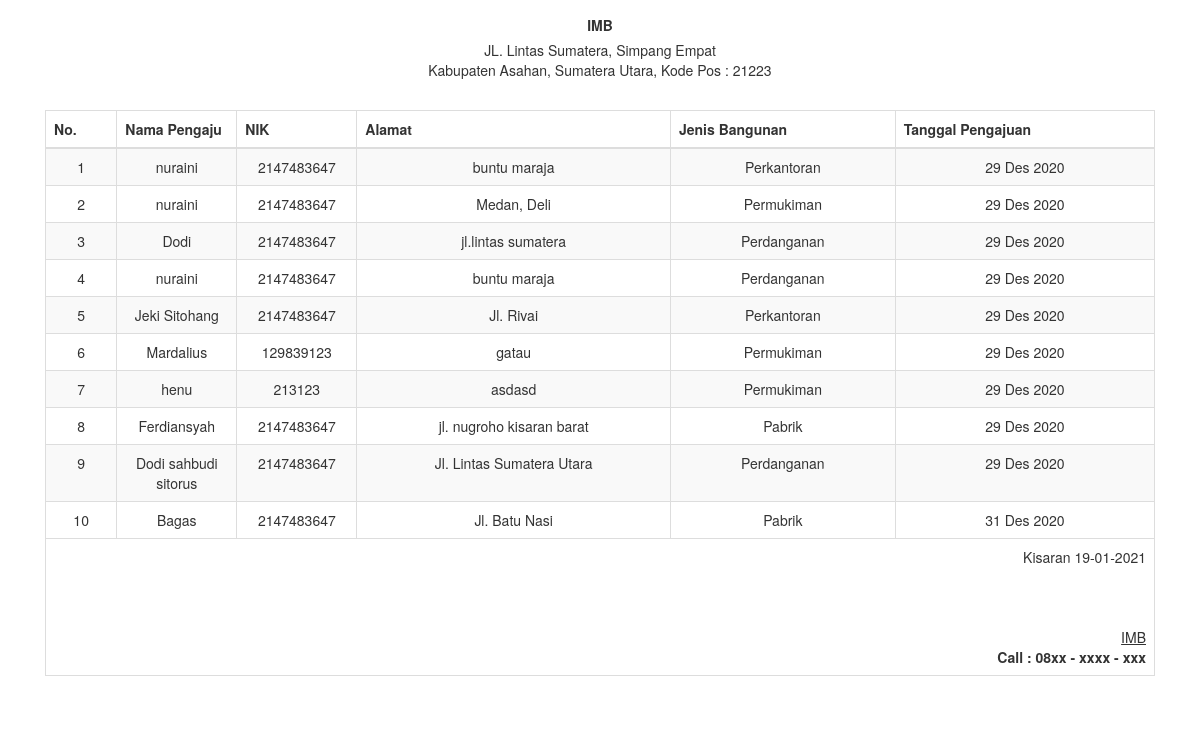
Screenshot of /report/laporan_semua.php with the database file from the repository.
### tables this page shows
CREATE TABLE `tbl_permohonan` (
  `id_permohonan` int(11) NOT NULL,
  `id_jenis_bangunan` int(11) NOT NULL,
  `nama_pemohon` varchar(20) NOT NULL,
  `nik` int(20) NOT NULL,
  `alamat` varchar(30) NOT NULL,
  `tanggal_pengajuan` date NOT NULL
);

CREATE TABLE `tbl_jenis` (
  `id_jenis_bangunan` int(11) NOT NULL,
  `nama_jenis_bangunan` varchar(255) NOT NULL,
  `pajak_bangunan` int(11) NOT NULL
);

### report/laporan_semua.php (the view, shortened to what this page needs)
<!DOCTYPE html>
<html>
<head>
    <link href="../Assets/css/bootstrap.min.css" rel="stylesheet" type="text/css" />
</head>
<body onload="print()">
    <?php
        include '../config/koneksi.php';
        ?>
    <div class="container">
        <div class='row'>
            <div class="col-sm-12">
                <div class="text-center">
                    <div class="panel-body">
                        <table id="dtskripsi" class="table table-bordered table-striped table-hover">
                            <thead>
                                <label class="col-sm-12 control-label">
                                    <center><strong>IMB</strong></center>
                                </label>
                                <p align="center">
                                     JL. Lintas Sumatera, Simpang Empat<br>
                              Kabupaten Asahan, Sumatera Utara, Kode Pos : 21223
                                </p>
                            </thead>
                        </table>
                        <table id="dtskripsi" class="table table-bordered table-striped table-hover">
                            <thead>
                                <tr>
                                    <th>No.</th>
                                <th width="120px">Nama Pengaju</th>
                                <th width="120px">NIK</th>
                                <th>Alamat</th>
                                <th>Jenis Bangunan</th>
                                <th>Tanggal Pengajuan</th>
                                </tr>
                            </thead>
                            <tbody>
                                <?php
                            $sql = 'SELECT * FROM tbl_permohonan inner join tbl_jenis on tbl_permohonan.id_jenis_bangunan=tbl_jenis.id_jenis_bangunan';
                            $query = mysqli_query($koneksi, $sql) or die('SQL Anda Salah');
                            $nomor = 0;
                            while ($data = mysqli_fetch_array($query)) {
                                ++$nomor;
                                ?>
                                <tr>
                                    <td><?= $nomor; ?></td>
                                    <td><?= $data['nama_pemohon']; ?></td>
                                    <td><?= $data['nik']; ?></td>
                                    <td><?= $data['alamat']; ?></td>
                                    <td><?= $data['nama_jenis_bangunan']; ?></td>
                                    <td><?= tanggal_indo($data['tanggal_pengajuan']); ?></td>
                                </tr>
                                <?php
                            } ?>
                            </tbody>
                            <tfoot>
                                <tr>
                                    <td colspan="8" class="text-right">
                                        Kisaran <?= date('d-m-Y'); ?>
                                        <br><br><br><br>
                                        <u>IMB<strong></u><br>
                                     Call : 08xx - xxxx - xxx
                                    </td>
                                </tr>
                            </tfoot>
                        </table>
                    </div>
                </div>
            </div>
            <?php
function tanggal_indo($tanggal, $cetak_hari = false)
{
    $bulan = [1 => 'Januari',
                'Feb',
                'Mar',
                'Apr',
                'Mei',
                'Juni',
                'Juli',
                'Agust',
                'Sept',
                'Okt',
                'Nov',
                'Des',
            ];
    $split = explode('-', $tanggal);
    $tgl_indo = $split[2].' '.$bulan[(int) $split[1]].' '.$split[0];
    return $tgl_indo;
}?>
</body>
</html>

### rows the page displays
tbl_permohonan: nama_pemohon "nuraini", nik "2147483647", alamat "buntu maraja", id_jenis_bangunan.nama_jenis_bangunan "Perkantoran", tanggal_pengajuan "29 Des 2020"
tbl_permohonan: nama_pemohon "nuraini", nik "2147483647", alamat "Medan, Deli", id_jenis_bangunan.nama_jenis_bangunan "Permukiman", tanggal_pengajuan "29 Des 2020"
tbl_permohonan: nama_pemohon "Dodi", nik "2147483647", alamat "jl.lintas sumatera", id_jenis_bangunan.nama_jenis_bangunan "Perdanganan", tanggal_pengajuan "29 Des 2020"
tbl_permohonan: nama_pemohon "nuraini", nik "2147483647", alamat "buntu maraja", id_jenis_bangunan.nama_jenis_bangunan "Perdanganan", tanggal_pengajuan "29 Des 2020"
tbl_permohonan: nama_pemohon "Jeki Sitohang", nik "2147483647", alamat "Jl. Rivai", id_jenis_bangunan.nama_jenis_bangunan "Perkantoran", tanggal_pengajuan "29 Des 2020"
tbl_permohonan: nama_pemohon "Mardalius", nik "129839123", alamat "gatau", id_jenis_bangunan.nama_jenis_bangunan "Permukiman", tanggal_pengajuan "29 Des 2020"
tbl_permohonan: nama_pemohon "henu", nik "213123", alamat "asdasd", id_jenis_bangunan.nama_jenis_bangunan "Permukiman", tanggal_pengajuan "29 Des 2020"
tbl_permohonan: nama_pemohon "Ferdiansyah", nik "2147483647", alamat "jl. nugroho kisaran barat", id_jenis_bangunan.nama_jenis_bangunan "Pabrik", tanggal_pengajuan "29 Des 2020"
tbl_permohonan: nama_pemohon "Dodi sahbudi sitorus", nik "2147483647", alamat "Jl. Lintas Sumatera Utara", id_jenis_bangunan.nama_jenis_bangunan "Perdanganan", tanggal_pengajuan "29 Des 2020"
tbl_permohonan: nama_pemohon "Bagas", nik "2147483647", alamat "Jl. Batu Nasi", id_jenis_bangunan.nama_jenis_bangunan "Pabrik", tanggal_pengajuan "31 Des 2020"
